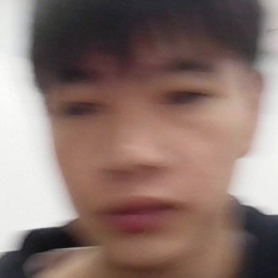
#> input picture dataset/Chung_nv01/raw/0001.jpg, 278 x 278 px, given in place of the camera
$ python -i capture_face.py   (imports and definitions only)   (older library calls are emulated)
#> lines starting #> are read from the running program, lines starting #| are printed output that depends on the picture
### config.py
# config.py
from pathlib import Path
import os
import re
import unicodedata
import mysql.connector

# ===================== PATH CONFIGURATION =====================
ROOT = Path(__file__).resolve().parent
DATASET = ROOT / "dataset"
ENCODINGS_DIR = ROOT / "encodings"
ENCODINGS_PKL = ENCODINGS_DIR / "encodings_dlib20.pkl"
MODELS_DIR = ROOT / "models"

# Model paths
PREDICTOR_PATH   = MODELS_DIR / "shape_predictor_5_face_landmarks.dat"
RECOG_MODEL_PATH = MODELS_DIR / "dlib_face_recognition_resnet_model_v1.dat"
CNN_PATH         = MODELS_DIR / "mmod_human_face_detector.dat"

# ===================== NAMING HELPERS =====================
# [23 lines left out: functions safe_slug, split_name_id, not called in this run]

# ===================== ENV LOADING =====================
def _load_env_file(path: Path):
    """Nạp biến môi trường từ file .env (KEY=VALUE mỗi dòng), không ghi đè
    biến đã có sẵn trong môi trường thật."""
    if not path.exists():
        return
    for line in path.read_text(encoding="utf-8").splitlines():
        line = line.strip()
        if not line or line.startswith("#") or "=" not in line:
            continue
        key, _, value = line.partition("=")
        os.environ.setdefault(key.strip(), value.strip())

_load_env_file(ROOT / ".env")

def _env_int(key: str, default: int) -> int:
    """os.environ.get(key, default) không áp dụng default khi biến tồn tại
    nhưng rỗng (vd. 'DB_PORT=' trong .env) — hàm này xử lý cả trường hợp đó."""
    value = os.environ.get(key, "").strip()
    return int(value) if value else default

# ===================== DATABASE CONFIGURATION =====================
DB_CONFIG = {
    "host": os.environ.get("DB_HOST", "127.0.0.1"),
    "user": os.environ.get("DB_USER", "root"),
    "password": os.environ.get("DB_PASSWORD", ""),
    "database": os.environ.get("DB_NAME", "dulieu_app"),
    "port": _env_int("DB_PORT", 3306),
    "autocommit": True,
}

def db_conn():
    return mysql.connector.connect(**DB_CONFIG)

### capture_face.py
import cv2
import os
import numpy as np
import time
import json
from datetime import datetime
from pathlib import Path
import re
import sys

from config import ROOT, DB_CONFIG, db_conn, safe_slug

def insert_employee(ma_nv, ten, phongban, chucvu, email, sdt):
    """Chèn nhân viên mới nếu chưa có"""
    sql_check = "SELECT 1 FROM nhanvien WHERE ma_nv=%s LIMIT 1"
    sql_insert = """
        INSERT INTO nhanvien (ma_nv, ten, phongban, chucvu, email, sdt)
        VALUES (%s, %s, %s, %s, %s, %s)
    """
    with db_conn() as conn:
        with conn.cursor() as cur:
            cur.execute(sql_check, (ma_nv,))
            if cur.fetchone():
                print(f"⚠️ Mã nhân viên {ma_nv} đã tồn tại — bỏ qua thêm mới.")
            else:
                cur.execute(sql_insert, (ma_nv, ten, phongban, chucvu, email, sdt))
                print(f"✅ Đã thêm nhân viên mới: {ten} ({ma_nv})")

# ===================== FACE COLLECTOR =====================
class FaceCollector:
    def __init__(self,
                 max_images=10,
                 min_area=20000,
                 max_area=100000,
                 radius=120,
                 blur_threshold=60,
                 capture_delay=1.0,
                 preview_size=150,
                 save_root=None):
        self.MAX_IMAGES = max_images
        self.MIN_AREA = min_area
        self.MAX_AREA = max_area
        self.RADIUS = radius
        self.DELAY = capture_delay
        self.BLUR_THRESHOLD = blur_threshold
        self.PREVIEW_SIZE = preview_size
        self.SAVE_ROOT = Path(save_root or ROOT / "dataset")
        if not self.SAVE_ROOT.is_absolute():
            # ép relative -> tuyệt đối theo file capture_face
            base = Path(__file__).resolve().parent
            self.SAVE_ROOT = (base / self.SAVE_ROOT).resolve()
        print("📂 Ảnh sẽ lưu vào:", self.SAVE_ROOT)

        self.face_cascade = cv2.CascadeClassifier(
            cv2.data.haarcascades + "haarcascade_frontalface_default.xml"
        )
        self.clahe = cv2.createCLAHE(clipLimit=2.0, tileGridSize=(8, 8))
        self.last_capture = 0

    # ===================== QUALITY =====================
    def blur_score(self, img):
        gray = cv2.cvtColor(img, cv2.COLOR_BGR2GRAY)
        return cv2.Laplacian(gray, cv2.CV_64F).var()

    def enhance_preview(self, img):
        lab = cv2.cvtColor(img, cv2.COLOR_BGR2LAB)
        l, a, b = cv2.split(lab)
        l = self.clahe.apply(l)
        enhanced = cv2.cvtColor(cv2.merge([l, a, b]), cv2.COLOR_LAB2BGR)
        enhanced = cv2.convertScaleAbs(enhanced, alpha=1.6, beta=50)
        return enhanced

    def quality_score(self, face_img):
        blur = min(self.blur_score(face_img) / self.BLUR_THRESHOLD, 1.0)
        gray = cv2.cvtColor(face_img, cv2.COLOR_BGR2GRAY)
        brightness = 1.0 - abs(np.mean(gray) - 127) / 127
        contrast = np.std(gray) / 128
        return float((blur + brightness + contrast) / 3)

    # ===================== UI =====================
    def draw_ui(self, frame, msg, count, quality=None):
        h, w = frame.shape[:2]
        center = (w // 2, h // 2)

        cv2.circle(frame, center, self.RADIUS, (0, 255, 0), 2)
        progress = count / self.MAX_IMAGES
        cv2.rectangle(frame, (50, h - 60), (w - 50, h - 40), (90, 90, 90), -1)
        cv2.rectangle(frame, (50, h - 60), (50 + int((w - 100) * progress), h - 40), (0, 255, 0), -1)

        cv2.putText(frame, msg, (30, 40), cv2.FONT_HERSHEY_SIMPLEX, 0.8, (0, 0, 255), 2)
        cv2.putText(frame, f"{count}/{self.MAX_IMAGES}", (30, h - 70), cv2.FONT_HERSHEY_SIMPLEX, 0.6, (255, 255, 255), 2)

        if quality is not None:
            color = (0, 255, 0) if quality > 0.7 else (0, 255, 255) if quality > 0.5 else (0, 0, 255)
            cv2.putText(frame, f"Quality: {quality:.2f}", (30, 80), cv2.FONT_HERSHEY_SIMPLEX, 0.6, color, 2)

    # ===================== MAIN COLLECT =====================
    def collect(self, name):
#> called with name = 'dataset/Chung_nv01/raw/0001.jpg'
        name = re.sub(r'[<>:"/\\|?*]', '_', name.strip())
        if not name:
            print("❌ Name required")
            return False

        person_root = self.SAVE_ROOT / name
        raw_dir = person_root / "raw"
        proc_dir = person_root / "processed"
        raw_dir.mkdir(parents=True, exist_ok=True)
        proc_dir.mkdir(parents=True, exist_ok=True)

        cap = cv2.VideoCapture(0)
        cap.set(cv2.CAP_PROP_FRAME_WIDTH, 1280)
        cap.set(cv2.CAP_PROP_FRAME_HEIGHT, 720)
        cap.set(cv2.CAP_PROP_FPS, 30)

        count = 0
        stats = {"saved": 0, "rejected": 0}
        print(f"📸 Collecting faces for: {name}")
        print("Controls: Q-quit, SPACE-pause, R-reset")

        paused = False
        while count < self.MAX_IMAGES:
            if not paused:
                ret, frame = cap.read()
#> frame is the input picture: shape (278, 278, 3); mean B, G, R 109.2, 115.7, 137.8
                if not ret:
                    print("❌ Cannot read from camera")
                    break

                frame = cv2.flip(frame, 1)
                gray = cv2.cvtColor(self.enhance_preview(frame), cv2.COLOR_BGR2GRAY)
#> in enhance_preview, `lab = cv2.cvtColor(img, cv2.COLOR_BGR2LAB)`: lab: shape (278, 278, 3); mean of channels 0, 1, 2 126.5, 136.2, 135.1
#> in enhance_preview, `l, a, b = cv2.split(lab)`:
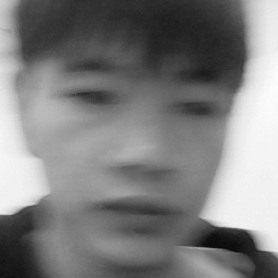
#> l: shape (278, 278); min 9, max 252, mean 126.5
#> in enhance_preview, `l, a, b = cv2.split(lab)`:
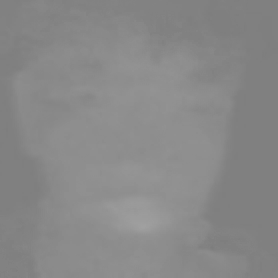
#> a: shape (278, 278); min 125, max 160, mean 136.2
#> in enhance_preview, `l = self.clahe.apply(l)`:
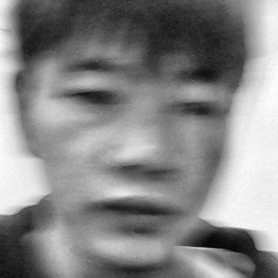
#> l: shape (278, 278); min 4, max 253, mean 134.1
#> in enhance_preview, `enhanced = cv2.cvtColor(cv2.merge([l, a, b]), cv2.COLOR_LAB2BGR)`:
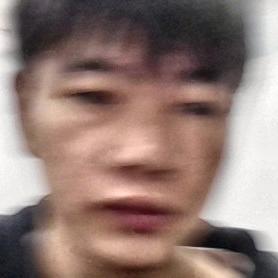
#> enhanced: shape (278, 278, 3); mean B, G, R 116.4, 123.1, 145.8
#> in enhance_preview, `enhanced = cv2.convertScaleAbs(enhanced, alpha=1.6, beta=50)`:
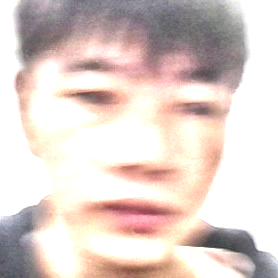
#> enhanced: shape (278, 278, 3); mean B, G, R 202.8, 208.3, 223.5
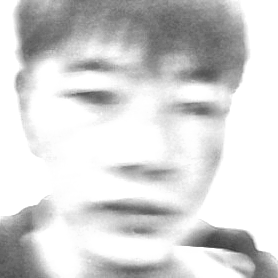
#> gray: shape (278, 278); min 60, max 255, mean 212.2
                faces = self.face_cascade.detectMultiScale(gray, 1.1, 5, minSize=(80, 80))
#> faces = ()
                msg = "📍 Align face in circle"
                quality = None

                if len(faces) == 1:
                    x, y, fw, fh = faces[0]
                    area = fw * fh
                    h, w = frame.shape[:2]
                    cx, cy = w // 2, h // 2
                    face_center = (x + fw // 2, y + fh // 2)
                    dx, dy = face_center[0] - cx, face_center[1] - cy
                    in_circle = dx * dx + dy * dy <= self.RADIUS * self.RADIUS

                    if in_circle:
                        if self.MIN_AREA <= area <= self.MAX_AREA:
                            face_img = frame[y:y + fh, x:x + fw]
                            quality = self.quality_score(face_img)
                            if time.time() - self.last_capture >= self.DELAY and quality > 0.35:
                                count += 1
                                cv2.imwrite(str(raw_dir / f"{count:04d}.jpg"), face_img)
                                cv2.imwrite(str(proc_dir / f"{count:04d}.jpg"),
                                            cv2.resize(face_img, (self.PREVIEW_SIZE, self.PREVIEW_SIZE)))
                                self.last_capture = time.time()
                                msg = f"✅ Captured {count}"
                                print(f"Saved {count:04d} (Q:{quality:.2f})")
                            else:
                                msg = f"⏳ Ready... Q:{quality:.2f}"
                        else:
                            msg = "📏 Move closer/farther"
                    else:
                        msg = "🎯 Center face in circle"
                elif len(faces) > 1:
                    msg = "👥 Only one face"

                self.draw_ui(frame, msg, count, quality)
#> in draw_ui, `cv2.rectangle(frame, (50, h - 60), (50 + int((w - 100) * progress), h ..`: frame: shape (278, 278, 3); mean B, G, R 106.5, 119.2, 132.2
#> in draw_ui, `cv2.putText(frame, f"{count}/{self.MAX_IMAGES}", (30, h - 70), cv2.FON..`:
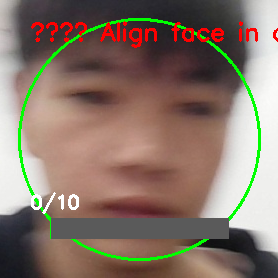
#> frame: shape (278, 278, 3); mean B, G, R 106, 118.4, 136.2
                cv2.imshow("Face Collector", frame)

            key = cv2.waitKey(1) & 0xFF
#> (key q is pressed here)
            if key == ord("q"):
                break
            elif key == ord(" "):
                paused = not paused
                print("⏸️ Paused" if paused else "▶️ Resumed")
            elif key == ord("r"):
                count = 0
                stats = {"saved": 0, "rejected": 0}
                print("🔄 Reset")

        cap.release()
        cv2.destroyAllWindows()

        metadata = {
            "name": name,
            "date": datetime.now().isoformat(),
            "images": count,
            "stats": stats,
        }
        with open(person_root / "metadata.json", "w", encoding="utf-8") as f:
            json.dump(metadata, f, indent=2, ensure_ascii=False)

        print(f"\n✅ Collected {count} images for {name}")
        return count > 0


# ===================== RUN =====================
# [17 lines not run here, left out]

>>> result = FaceCollector().collect('dataset/Chung_nv01/raw/0001.jpg')
